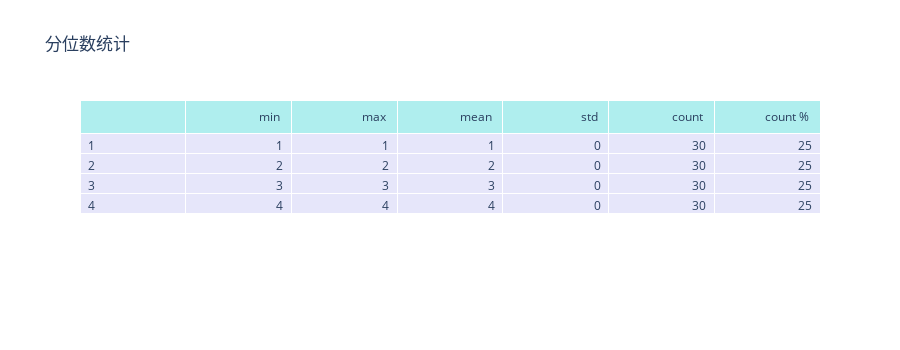
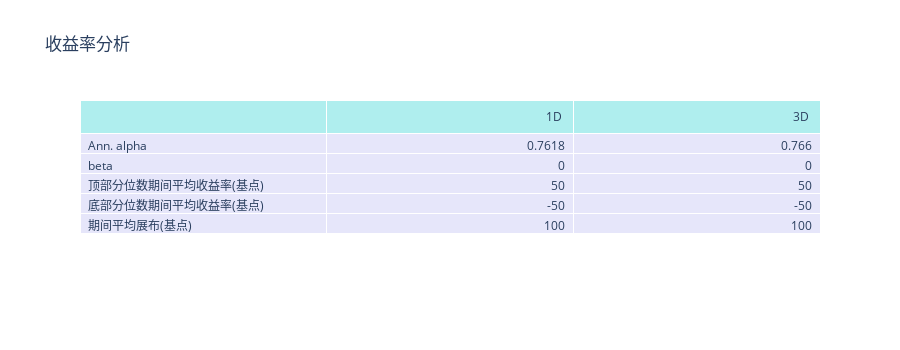
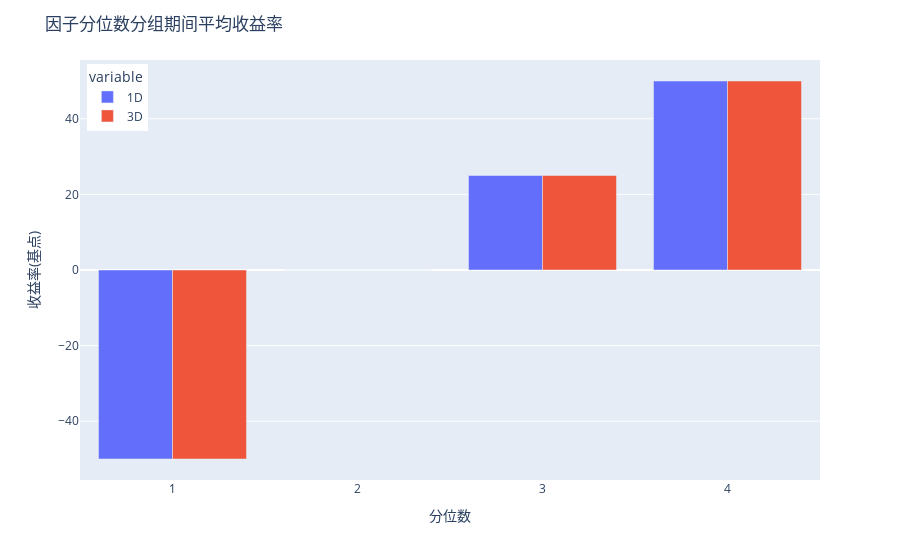
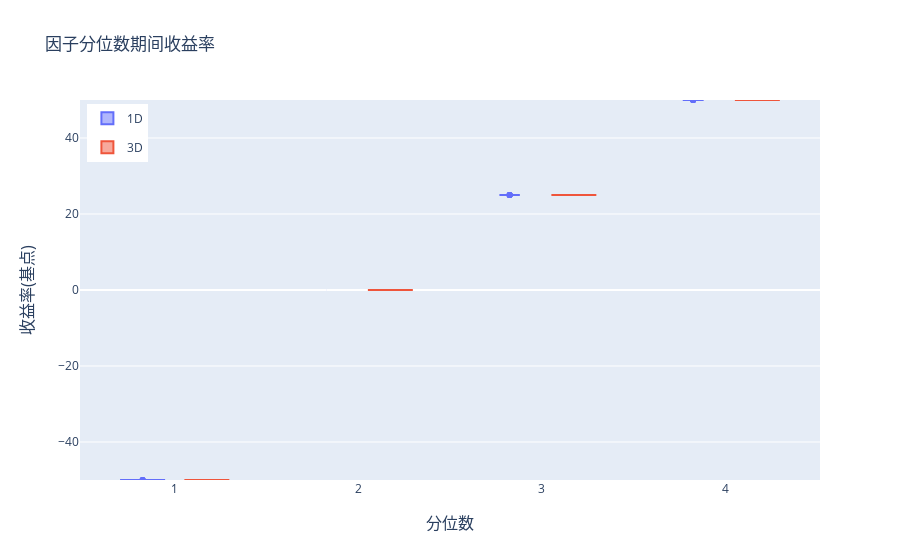

Source (notebook cell) for these figures, in order:
### Code cell
create_full_tear_sheet(factor_data, long_short=False,
                       group_neutral=False, by_group=False)
create_event_returns_tear_sheet(factor_data, prices, avgretplot=(3, 11),
                                long_short=False, group_neutral=False, by_group=False)

### Figure 1 — Plotly figure (JSON) as saved in the notebook; plotly's stock layout.template omitted (floating-point values rounded to 4 significant figures)
{"data": [{"cells": {"align": ["left", "right"], "fill": {"color": "lavender"}, "values": [[1, 2, 3, 4], [1, 2, 3, 4], [1, 2, 3, 4], [1, 2, 3, 4], [0, 0, 0, 0], [30, 30, 30, 30], [25, 25, 25, 25]]}, "header": {"align": ["left", "right"], "fill": {"color": "paleturquoise"}, "values": ["", "min <br>", "max <br>", "mean <br>", "std <br>", "count <br>", "count % <br>"]}, "type": "table"}], "layout": {"height": 350, "title": {"text": "分位数统计"}}}

### Figure 2 — Plotly figure (JSON) as saved in the notebook; plotly's stock layout.template omitted (floating-point values rounded to 4 significant figures)
{"data": [{"cells": {"align": ["left", "right"], "fill": {"color": "lavender"}, "values": [["Ann. alpha", "beta", "顶部分位数期间平均收益率(基点)", "底部分位数期间平均收益率(基点)", "期间平均展布(基点)"], [0.7618, 0, 50, -50, 100], [0.766, 0, 50, -50, 100]]}, "header": {"align": ["left", "right"], "fill": {"color": "paleturquoise"}, "values": ["", "1D <br>", "3D <br>"]}, "type": "table"}], "layout": {"height": 350, "title": {"text": "收益率分析"}}}

### Figure 3 — Plotly figure (JSON) as saved in the notebook; plotly's stock layout.template omitted (floating-point values rounded to 4 significant figures)
{"data": [{"alignmentgroup": "True", "hovertemplate": "variable=1D<br>factor_quantile=%{x}<br>value=%{y}<extra></extra>", "legendgroup": "1D", "marker": {"color": "#636efa"}, "name": "1D", "offsetgroup": "1D", "orientation": "v", "showlegend": true, "textposition": "auto", "type": "bar", "x": [1, 2, 3, 4], "xaxis": "x", "y": [-50.0, 0, 25.0, 50.0], "yaxis": "y"}, {"alignmentgroup": "True", "hovertemplate": "variable=3D<br>factor_quantile=%{x}<br>value=%{y}<extra></extra>", "legendgroup": "3D", "marker": {"color": "#EF553B"}, "name": "3D", "offsetgroup": "3D", "orientation": "v", "showlegend": true, "textposition": "auto", "type": "bar", "x": [1, 2, 3, 4], "xaxis": "x", "y": [-50.0, 0, 25.0, 50.0], "yaxis": "y"}], "layout": {"barmode": "group", "legend": {"title": {"text": "variable"}, "tracegroupgap": 0, "x": 0.01, "xanchor": "left", "y": 0.99, "yanchor": "top"}, "margin": {"t": 60}, "title": {"text": "因子分位数分组期间平均收益率"}, "xaxis": {"anchor": "y", "domain": [0, 1], "title": {"text": "分位数"}}, "yaxis": {"anchor": "x", "domain": [0, 1], "range": [null, null], "title": {"text": "收益率(基点)"}}}}

### Figure 4 — Plotly figure (JSON) as saved in the notebook; plotly's stock layout.template omitted (floating-point values rounded to 4 significant figures)
{"data": [{"box": {"visible": false}, "legendgroup": "1D", "meanline": {"visible": true}, "name": "1D", "scalegroup": "1D", "type": "violin", "x": [1, 1, 1, 1, 1, 1, 1, 1, 1, 1, 1, 1, 1, 1, 1, 1, 1, 1, 1, 1, 1, 1, 1, 1, 1, 1, 1, 1, 1, 1, 2, 2, 2, 2, 2, 2, 2, 2, 2, 2, 2, 2, 2, 2, 2, 2, 2, 2, 2, 2, 2, 2, 2, 2, 2, 2, 2, 2, 2, 2, 3, 3, 3, 3, 3, 3, 3, 3, 3, 3, 3, 3, 3, 3, 3, 3, 3, 3, 3, 3, 3, 3, 3, 3, 3, 3, 3, 3, 3, 3, 4, 4, 4, 4, 4, 4, 4, 4, 4, 4, 4, 4, 4, 4, 4, 4, 4, 4, 4, 4, 4, 4, 4, 4, 4, 4, 4, 4, 4, 4], "y": [-50.0, -50.0, -50.0, -50.0, -50.0, -50.0, -50.0, -50.0, -50.0, -50.0, -50.0, -50.0, -50.0, -50.0, -50.0, -50.0, -50.0, -50.0, -50.0, -50.0, -50.0, -50.0, -50.0, -50.0, -50.0, -50.0, -50.0, -50.0, -50.0, -50.0, 0, 0, 0, 0, 0, 0, 0, 0, 0, 0, 0, 0, 0, 0, 0, 0, 0, 0, 0, 0, 0, 0, 0, 0, 0, 0, 0, 0, 0, 0, 25.0, 25.0, 25.0, 25.0, 25.0, 25.0, 25.0, 25.0, 25.0, 25.0, 25.0, 25.0, 25.0, 25.0, 25.0, 25.0, 25.0, 25.0, 25.0, 25.0, 25.0, 25.0, 25.0, 25.0, 25.0, 25.0, 25.0, 25.0, 25.0, 25.0, 50.0, 50.0, 50.0, 50.0, 50.0, 50.0, 50.0, 50.0, 50.0, 50.0, 50.0, 50.0, 50.0, 50.0, 50.0, 50.0, 50.0, 50.0, 50.0, 50.0, 50.0, 50.0, 50.0, 50.0, 50.0, 50.0, 50.0, 50.0, 50.0, 50.0]}, {"box": {"visible": false}, "legendgroup": "3D", "meanline": {"visible": true}, "name": "3D", "scalegroup": "3D", "type": "violin", "x": [1, 1, 1, 1, 1, 1, 1, 1, 1, 1, 1, 1, 1, 1, 1, 1, 1, 1, 1, 1, 1, 1, 1, 1, 1, 1, 1, 1, 1, 1, 2, 2, 2, 2, 2, 2, 2, 2, 2, 2, 2, 2, 2, 2, 2, 2, 2, 2, 2, 2, 2, 2, 2, 2, 2, 2, 2, 2, 2, 2, 3, 3, 3, 3, 3, 3, 3, 3, 3, 3, 3, 3, 3, 3, 3, 3, 3, 3, 3, 3, 3, 3, 3, 3, 3, 3, 3, 3, 3, 3, 4, 4, 4, 4, 4, 4, 4, 4, 4, 4, 4, 4, 4, 4, 4, 4, 4, 4, 4, 4, 4, 4, 4, 4, 4, 4, 4, 4, 4, 4], "y": [-50.0, -50.0, -50.0, -50.0, -50.0, -50.0, -50.0, -50.0, -50.0, -50.0, -50.0, -50.0, -50.0, -50.0, -50.0, -50.0, -50.0, -50.0, -50.0, -50.0, -50.0, -50.0, -50.0, -50.0, -50.0, -50.0, -50.0, -50.0, -50.0, -50.0, 0, 0, 0, 0, 0, 0, 0, 0, 0, 0, 0, 0, 0, 0, 0, 0, 0, 0, 0, 0, 0, 0, 0, 0, 0, 0, 0, 0, 0, 0, 25.0, 25.0, 25.0, 25.0, 25.0, 25.0, 25.0, 25.0, 25.0, 25.0, 25.0, 25.0, 25.0, 25.0, 25.0, 25.0, 25.0, 25.0, 25.0, 25.0, 25.0, 25.0, 25.0, 25.0, 25.0, 25.0, 25.0, 25.0, 25.0, 25.0, 50.0, 50.0, 50.0, 50.0, 50.0, 50.0, 50.0, 50.0, 50.0, 50.0, 50.0, 50.0, 50.0, 50.0, 50.0, 50.0, 50.0, 50.0, 50.0, 50.0, 50.0, 50.0, 50.0, 50.0, 50.0, 50.0, 50.0, 50.0, 50.0, 50.0]}], "layout": {"annotations": [{"font": {"size": 16}, "showarrow": false, "text": "分位数", "x": 0.5, "xanchor": "center", "xref": "paper", "y": 0, "yanchor": "top", "yref": "paper", "yshift": -30}, {"font": {"size": 16}, "showarrow": false, "text": "收益率(基点)", "textangle": -90, "x": 0, "xanchor": "right", "xref": "paper", "xshift": -40, "y": 0.5, "yanchor": "middle", "yref": "paper"}], "legend": {"x": 0.01, "xanchor": "left", "y": 0.99, "yanchor": "top"}, "title": {"text": "因子分位数期间收益率"}, "violinmode": "group", "xaxis": {"anchor": "y", "domain": [0, 1]}, "yaxis": {"anchor": "x", "domain": [0, 1], "range": [-50.0, 50.0]}}}
